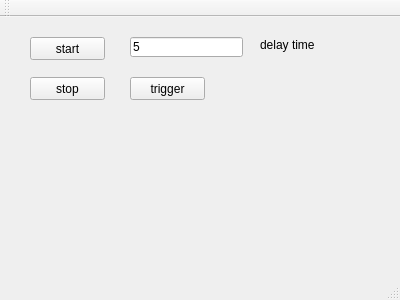
<?xml version="1.0" encoding="UTF-8"?>
<ui version="4.0">
 <class>MainWindow</class>
 <widget class="QMainWindow" name="MainWindow">
  <property name="geometry">
   <rect>
    <x>0</x>
    <y>0</y>
    <width>400</width>
    <height>300</height>
   </rect>
  </property>
  <property name="windowTitle">
   <string>MainWindow</string>
  </property>
  <widget class="QWidget" name="centralWidget">
   <widget class="QPushButton" name="startButton">
    <property name="geometry">
     <rect>
      <x>30</x>
      <y>20</y>
      <width>75</width>
      <height>23</height>
     </rect>
    </property>
    <property name="text">
     <string>start</string>
    </property>
   </widget>
   <widget class="QLineEdit" name="lineEdit">
    <property name="geometry">
     <rect>
      <x>130</x>
      <y>20</y>
      <width>113</width>
      <height>20</height>
     </rect>
    </property>
    <property name="text">
     <string>5</string>
    </property>
   </widget>
   <widget class="QLabel" name="label">
    <property name="geometry">
     <rect>
      <x>260</x>
      <y>20</y>
      <width>81</width>
      <height>16</height>
     </rect>
    </property>
    <property name="text">
     <string>delay time</string>
    </property>
   </widget>
   <widget class="QPushButton" name="stopButton">
    <property name="geometry">
     <rect>
      <x>30</x>
      <y>60</y>
      <width>75</width>
      <height>23</height>
     </rect>
    </property>
    <property name="text">
     <string>stop</string>
    </property>
   </widget>
   <widget class="QPushButton" name="triggerButton">
    <property name="geometry">
     <rect>
      <x>130</x>
      <y>60</y>
      <width>75</width>
      <height>23</height>
     </rect>
    </property>
    <property name="text">
     <string>trigger</string>
    </property>
   </widget>
  </widget>
  <widget class="QMenuBar" name="menuBar">
   <property name="geometry">
    <rect>
     <x>0</x>
     <y>0</y>
     <width>400</width>
     <height>23</height>
    </rect>
   </property>
  </widget>
  <widget class="QToolBar" name="mainToolBar">
   <attribute name="toolBarArea">
    <enum>TopToolBarArea</enum>
   </attribute>
   <attribute name="toolBarBreak">
    <bool>false</bool>
   </attribute>
  </widget>
  <widget class="QStatusBar" name="statusBar"/>
 </widget>
 <layoutdefault spacing="6" margin="11"/>
 <resources/>
 <connections/>
</ui>
